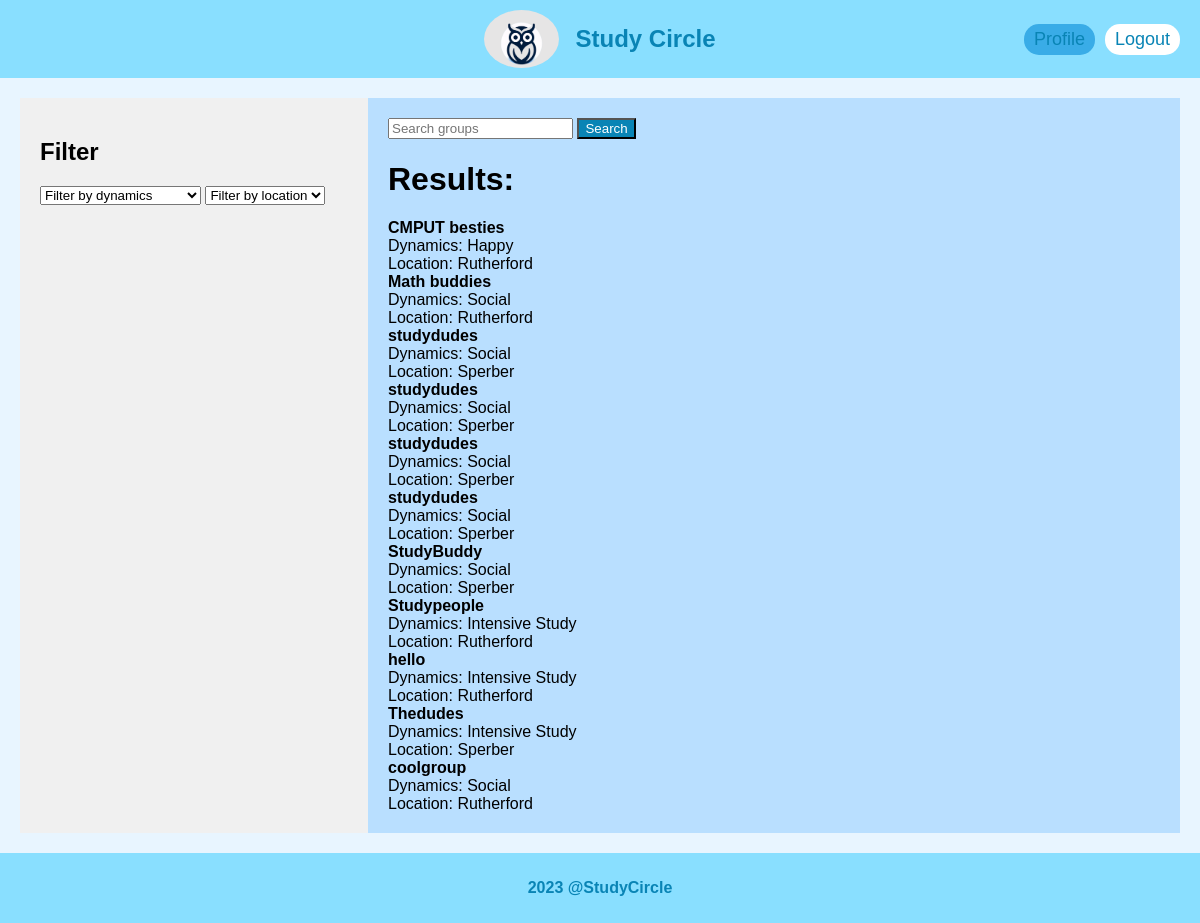
Page /groups/groups/search/ (signed in) on the committed database.
### groups/models.py (models this page shows, shortened)
class Group(models.Model):
    name = models.CharField(max_length=100)
    bio = models.TextField(verbose_name="Group Bio", blank=True)
    meeting_date = models.DateField(verbose_name="Meeting Date", default=datetime.date.today)
    meeting_time = models.TimeField(verbose_name="Meeting Time", default=datetime.time(12, 0))
    session_type = models.CharField(max_length=100, choices=SESSION_TYPE_CHOICES)
    dynamics = models.CharField(max_length=100, choices=GROUP_DYNAMICS_CHOICES)
    location = models.CharField(max_length=100, choices=LOCATION_CHOICES)

### groups/views.py (the view)
# urls.py: path('groups/search/', views.group_search_view, name='group_search'),
def group_search_view(request):
    groups = Group.objects.all()  # Start with all groups
    search_query = request.GET.get('search', '')
    filter_dynamics = request.GET.get('dynamics', '')
    filter_location = request.GET.get('location', '')
    query = Q()  # Start with an empty query
    if filter_dynamics:
        query &= Q(dynamics=filter_dynamics)
    if filter_location:
        query &= Q(location=filter_location)
    if search_query:
        query &= Q(name__icontains=search_query)
    groups = groups.filter(query)
    dynamics_choices = Group._meta.get_field('dynamics').choices
    location_choices = Group._meta.get_field('location').choices
    return render(request, 'groups/group_search.html', {
        'groups': groups,
        'dynamics_choices': dynamics_choices,
        'location_choices': location_choices,
        'search_query': search_query,
        'filter_dynamics': filter_dynamics,
        'filter_location': filter_location,
    })

### groups/templates/groups/group_search.html (shortened to what this page needs)
{% extends 'layout.html' %}
{% block content %}
<div style="display: flex;">
    <div style="background-color: #F0F0F0; padding: 20px; width: 30%; min-width: 200px;">
        <h2>Filter</h2>
        <form>
            <select name="dynamics" onchange="this.form.submit()">
                <option value="">Filter by dynamics</option>
            </select>
            <select name="location" onchange="this.form.submit()">
                <option value="">Filter by location</option>
            </select>
        </form>
    </div>
    <div style="background-color: #B9DFFF; padding: 20px; width: 70%; min-width: 400px;">
        <div>
            <form action="{% url 'groups:group_search' %}" method="get">
                <input type="text" name="search" value="{{ search_query }}" placeholder="Search groups">
                <input type="submit" value="Search" style="background-color: #0984B5; color: white;">
            </form>
        </div>
        <h1>Results:</h1>
        {% for group in groups %}
        <div>
            <strong>{{ group.name }}</strong><br>
            Dynamics: {{ group.get_dynamics_display }}<br>
            Location: {{ group.get_location_display }}<br>
        </div>
        {% empty %}
        <div>No groups found.</div>
        {% endfor %}
    </div>
</div>
{% endblock %}

### static/css/common.css (style rules this page uses)
* { box-sizing: border-box; }
html, body { width: 100%; height: 100%; margin: 0; padding: 0; font-family: 'Arial', sans-serif; }
body { font-family: Arial, Helvetica, sans-serif; background-color: #E8F5FF; min-height: 100%; display: flex; flex-direction: column; margin: 0; }

### rows in the picture
Group: name "CMPUT besties", dynamics "Happy", location "Rutherford"
Group: name "Math buddies", dynamics "Social", location "Rutherford"
Group: name "studydudes", dynamics "Social", location "Sperber"
Group: name "studydudes", dynamics "Social", location "Sperber"
Group: name "studydudes", dynamics "Social", location "Sperber"
Group: name "studydudes", dynamics "Social", location "Sperber"
Group: name "StudyBuddy", dynamics "Social", location "Sperber"
Group: name "Studypeople", dynamics "Intensive Study", location "Rutherford"
Group: name "hello", dynamics "Intensive Study", location "Rutherford"
Group: name "Thedudes", dynamics "Intensive Study", location "Sperber"
Group: name "coolgroup", dynamics "Social", location "Rutherford"
